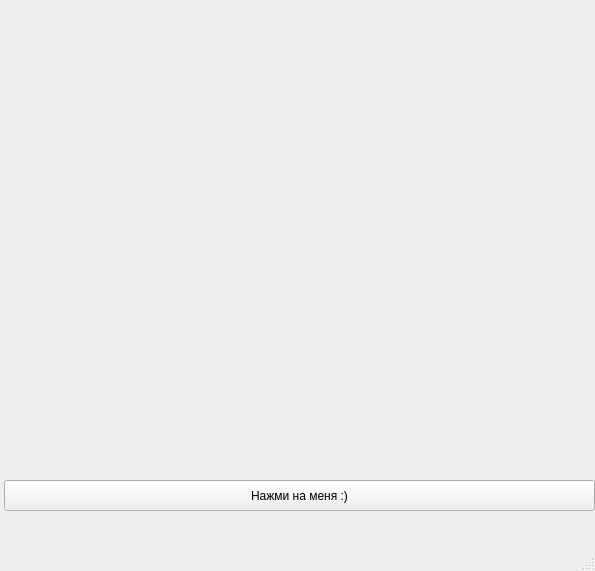
<?xml version="1.0" encoding="UTF-8"?>
<ui version="4.0">
 <class>MainWindow</class>
 <widget class="QMainWindow" name="MainWindow">
  <property name="geometry">
   <rect>
    <x>0</x>
    <y>0</y>
    <width>595</width>
    <height>571</height>
   </rect>
  </property>
  <property name="windowTitle">
   <string>MainWindow</string>
  </property>
  <widget class="QWidget" name="centralwidget">
   <widget class="QLabel" name="lab_1">
    <property name="geometry">
     <rect>
      <x>30</x>
      <y>10</y>
      <width>131</width>
      <height>121</height>
     </rect>
    </property>
    <property name="text">
     <string/>
    </property>
   </widget>
   <widget class="QPushButton" name="btn">
    <property name="geometry">
     <rect>
      <x>4</x>
      <y>480</y>
      <width>591</width>
      <height>31</height>
     </rect>
    </property>
    <property name="text">
     <string>Нажми на меня :)</string>
    </property>
   </widget>
   <widget class="QLabel" name="lab_2">
    <property name="geometry">
     <rect>
      <x>250</x>
      <y>20</y>
      <width>131</width>
      <height>121</height>
     </rect>
    </property>
    <property name="text">
     <string/>
    </property>
   </widget>
   <widget class="QLabel" name="lab_3">
    <property name="geometry">
     <rect>
      <x>430</x>
      <y>270</y>
      <width>131</width>
      <height>121</height>
     </rect>
    </property>
    <property name="text">
     <string/>
    </property>
   </widget>
   <widget class="QLabel" name="lab_4">
    <property name="geometry">
     <rect>
      <x>10</x>
      <y>270</y>
      <width>131</width>
      <height>121</height>
     </rect>
    </property>
    <property name="text">
     <string/>
    </property>
   </widget>
   <widget class="QLabel" name="lab_5">
    <property name="geometry">
     <rect>
      <x>440</x>
      <y>90</y>
      <width>131</width>
      <height>121</height>
     </rect>
    </property>
    <property name="text">
     <string/>
    </property>
   </widget>
   <widget class="QLabel" name="lab_6">
    <property name="geometry">
     <rect>
      <x>210</x>
      <y>230</y>
      <width>131</width>
      <height>121</height>
     </rect>
    </property>
    <property name="text">
     <string/>
    </property>
   </widget>
   <widget class="QLabel" name="label">
    <property name="geometry">
     <rect>
      <x>0</x>
      <y>0</y>
      <width>591</width>
      <height>431</height>
     </rect>
    </property>
    <property name="text">
     <string/>
    </property>
   </widget>
   <zorder>label</zorder>
   <zorder>lab_1</zorder>
   <zorder>btn</zorder>
   <zorder>lab_2</zorder>
   <zorder>lab_3</zorder>
   <zorder>lab_4</zorder>
   <zorder>lab_5</zorder>
   <zorder>lab_6</zorder>
  </widget>
  <widget class="QMenuBar" name="menubar">
   <property name="geometry">
    <rect>
     <x>0</x>
     <y>0</y>
     <width>595</width>
     <height>26</height>
    </rect>
   </property>
  </widget>
  <widget class="QStatusBar" name="statusbar"/>
 </widget>
 <resources/>
 <connections/>
</ui>
